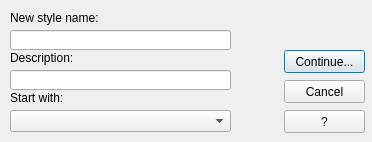
<?xml version="1.0" encoding="UTF-8"?>
<ui version="4.0">
 <class>DimStyle_New_Dialog</class>
 <widget class="QDialog" name="DimStyle_New_Dialog">
  <property name="geometry">
   <rect>
    <x>0</x>
    <y>0</y>
    <width>372</width>
    <height>142</height>
   </rect>
  </property>
  <property name="minimumSize">
   <size>
    <width>372</width>
    <height>142</height>
   </size>
  </property>
  <property name="maximumSize">
   <size>
    <width>372</width>
    <height>142</height>
   </size>
  </property>
  <property name="windowTitle">
   <string>Create new dimension style</string>
  </property>
  <widget class="QLabel" name="label">
   <property name="geometry">
    <rect>
     <x>10</x>
     <y>10</y>
     <width>221</width>
     <height>16</height>
    </rect>
   </property>
   <property name="text">
    <string>New style name:</string>
   </property>
  </widget>
  <widget class="QLineEdit" name="newDimStyleName">
   <property name="geometry">
    <rect>
     <x>10</x>
     <y>30</y>
     <width>221</width>
     <height>20</height>
    </rect>
   </property>
  </widget>
  <widget class="QLabel" name="label_2">
   <property name="geometry">
    <rect>
     <x>10</x>
     <y>90</y>
     <width>221</width>
     <height>16</height>
    </rect>
   </property>
   <property name="text">
    <string>Start with:</string>
   </property>
  </widget>
  <widget class="QComboBox" name="DimStyleNameFrom">
   <property name="geometry">
    <rect>
     <x>10</x>
     <y>110</y>
     <width>221</width>
     <height>22</height>
    </rect>
   </property>
  </widget>
  <widget class="QPushButton" name="continueButton">
   <property name="geometry">
    <rect>
     <x>284</x>
     <y>50</y>
     <width>81</width>
     <height>23</height>
    </rect>
   </property>
   <property name="text">
    <string>Continue...</string>
   </property>
  </widget>
  <widget class="QPushButton" name="cancelButton">
   <property name="geometry">
    <rect>
     <x>284</x>
     <y>80</y>
     <width>81</width>
     <height>23</height>
    </rect>
   </property>
   <property name="text">
    <string>Cancel</string>
   </property>
  </widget>
  <widget class="QPushButton" name="helpButton">
   <property name="geometry">
    <rect>
     <x>284</x>
     <y>110</y>
     <width>81</width>
     <height>23</height>
    </rect>
   </property>
   <property name="text">
    <string>?</string>
   </property>
  </widget>
  <widget class="QLabel" name="label_3">
   <property name="geometry">
    <rect>
     <x>10</x>
     <y>50</y>
     <width>221</width>
     <height>16</height>
    </rect>
   </property>
   <property name="text">
    <string>Description:</string>
   </property>
  </widget>
  <widget class="QLineEdit" name="newDimStyleDescr">
   <property name="geometry">
    <rect>
     <x>10</x>
     <y>70</y>
     <width>221</width>
     <height>20</height>
    </rect>
   </property>
  </widget>
 </widget>
 <resources/>
 <connections>
  <connection>
   <sender>DimStyleNameFrom</sender>
   <signal>currentIndexChanged(int)</signal>
   <receiver>DimStyle_New_Dialog</receiver>
   <slot>DimStyleNameFromChanged()</slot>
   <hints>
    <hint type="sourcelabel">
     <x>101</x>
     <y>119</y>
    </hint>
    <hint type="destinationlabel">
     <x>253</x>
     <y>122</y>
    </hint>
   </hints>
  </connection>
  <connection>
   <sender>newDimStyleName</sender>
   <signal>textEdited(QString)</signal>
   <receiver>DimStyle_New_Dialog</receiver>
   <slot>newStyleNameChanged()</slot>
   <hints>
    <hint type="sourcelabel">
     <x>70</x>
     <y>36</y>
    </hint>
    <hint type="destinationlabel">
     <x>277</x>
     <y>26</y>
    </hint>
   </hints>
  </connection>
  <connection>
   <sender>cancelButton</sender>
   <signal>clicked()</signal>
   <receiver>DimStyle_New_Dialog</receiver>
   <slot>reject()</slot>
   <hints>
    <hint type="sourcelabel">
     <x>321</x>
     <y>91</y>
    </hint>
    <hint type="destinationlabel">
     <x>256</x>
     <y>89</y>
    </hint>
   </hints>
  </connection>
  <connection>
   <sender>helpButton</sender>
   <signal>clicked()</signal>
   <receiver>DimStyle_New_Dialog</receiver>
   <slot>ButtonHELP_Pressed()</slot>
   <hints>
    <hint type="sourcelabel">
     <x>333</x>
     <y>110</y>
    </hint>
    <hint type="destinationlabel">
     <x>273</x>
     <y>96</y>
    </hint>
   </hints>
  </connection>
  <connection>
   <sender>continueButton</sender>
   <signal>clicked()</signal>
   <receiver>DimStyle_New_Dialog</receiver>
   <slot>ButtonBOX_continue()</slot>
   <hints>
    <hint type="sourcelabel">
     <x>317</x>
     <y>58</y>
    </hint>
    <hint type="destinationlabel">
     <x>262</x>
     <y>58</y>
    </hint>
   </hints>
  </connection>
 </connections>
 <slots>
  <slot>DimStyleNameFromChanged()</slot>
  <slot>newStyleNameChanged()</slot>
  <slot>ButtonHELP_Pressed()</slot>
  <slot>ButtonBOX_continue()</slot>
 </slots>
</ui>
